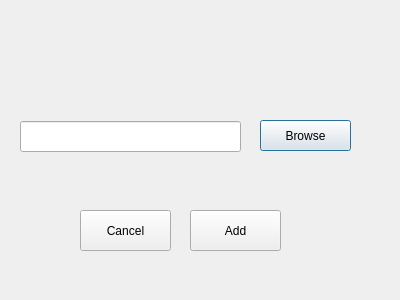
<?xml version="1.0" encoding="UTF-8"?>
<ui version="4.0">
 <class>Dialog</class>
 <widget class="QDialog" name="Dialog">
  <property name="geometry">
   <rect>
    <x>0</x>
    <y>0</y>
    <width>400</width>
    <height>300</height>
   </rect>
  </property>
  <property name="windowTitle">
   <string>Dialog</string>
  </property>
  <widget class="QLineEdit" name="filename">
   <property name="geometry">
    <rect>
     <x>20</x>
     <y>121</y>
     <width>221</width>
     <height>31</height>
    </rect>
   </property>
  </widget>
  <widget class="QPushButton" name="browse">
   <property name="geometry">
    <rect>
     <x>260</x>
     <y>120</y>
     <width>91</width>
     <height>31</height>
    </rect>
   </property>
   <property name="text">
    <string>Browse</string>
   </property>
  </widget>
  <widget class="QPushButton" name="pushButton">
   <property name="geometry">
    <rect>
     <x>190</x>
     <y>210</y>
     <width>91</width>
     <height>41</height>
    </rect>
   </property>
   <property name="text">
    <string>Add</string>
   </property>
  </widget>
  <widget class="QPushButton" name="pushButton_2">
   <property name="geometry">
    <rect>
     <x>80</x>
     <y>210</y>
     <width>91</width>
     <height>41</height>
    </rect>
   </property>
   <property name="text">
    <string>Cancel</string>
   </property>
  </widget>
  <widget class="QLabel" name="label">
   <property name="geometry">
    <rect>
     <x>10</x>
     <y>280</y>
     <width>351</width>
     <height>16</height>
    </rect>
   </property>
   <property name="text">
    <string/>
   </property>
  </widget>
 </widget>
 <resources/>
 <connections/>
</ui>
